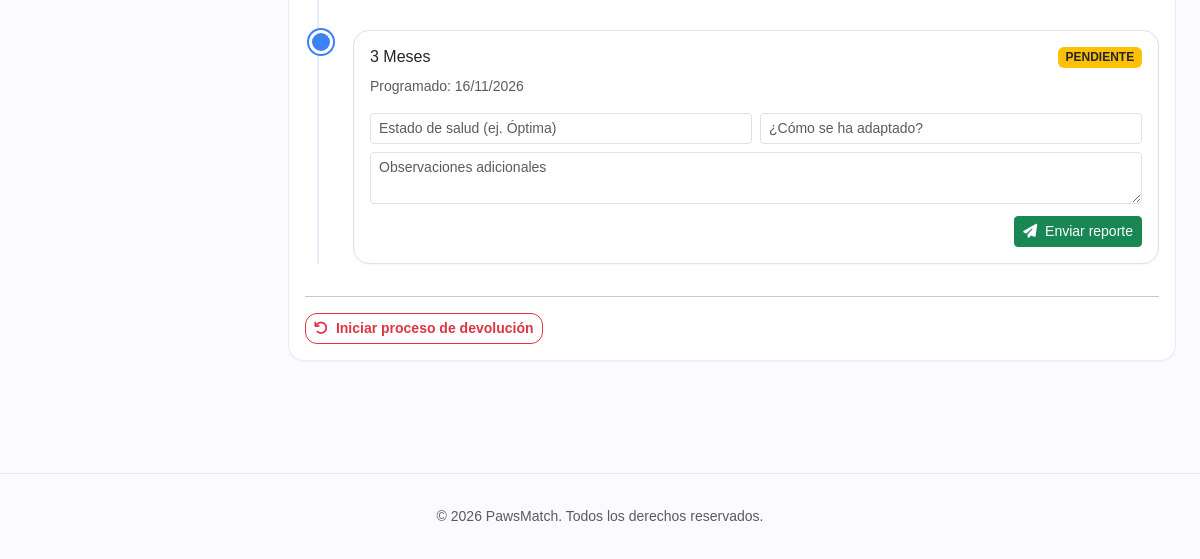
/seguimiento.php (signed in, lower part), run on an earlier commit of the app's database.
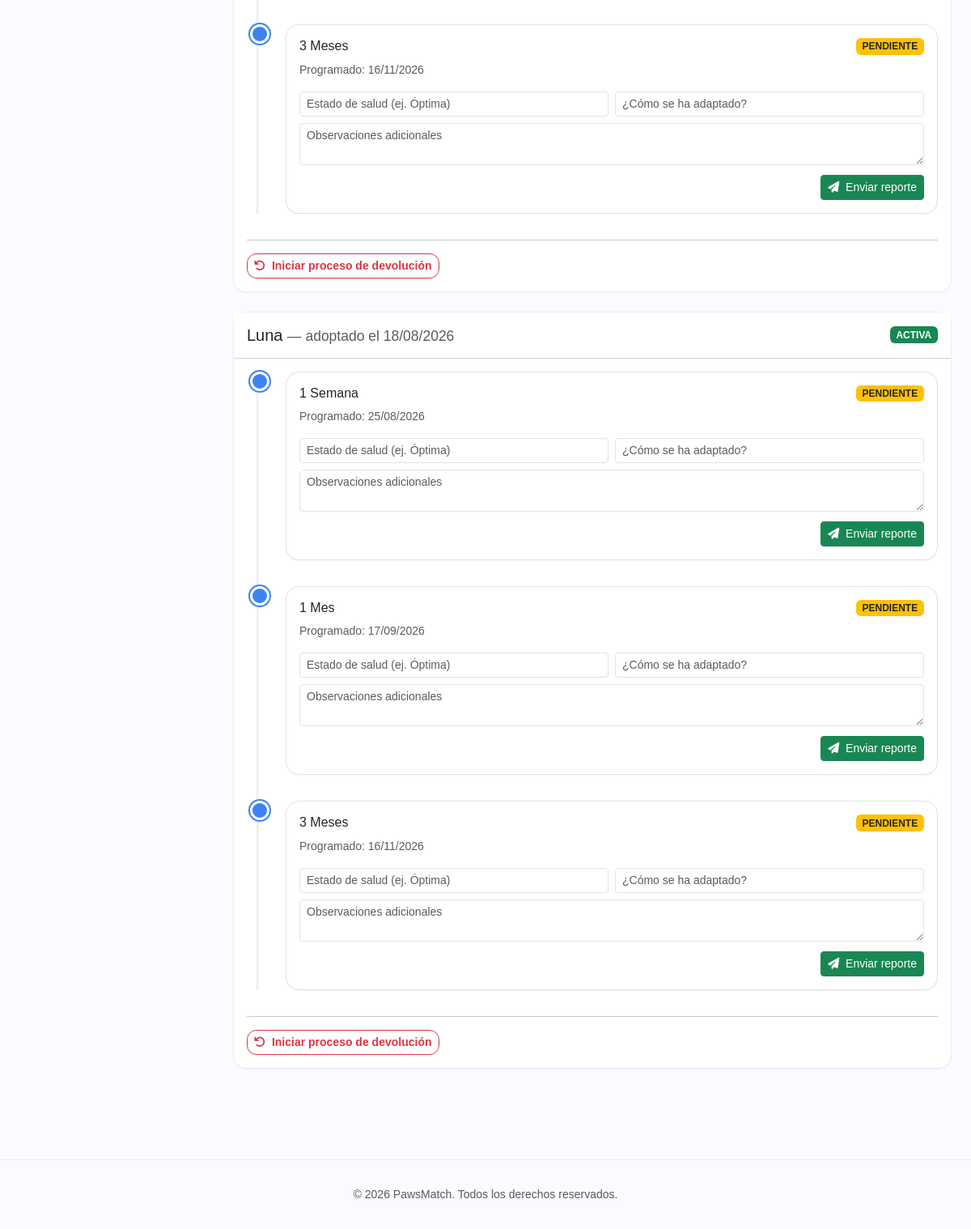
And on a later commit of the database.
### tables this page shows
CREATE TABLE `seguimientos` (
  `id_seguimiento` int NOT NULL AUTO_INCREMENT,
  `id_adopcion` int NOT NULL,
  `fecha_programada` date NOT NULL,
  `fecha_realizada` datetime DEFAULT NULL,
  `tipo` enum('SEMANA','MES','TRES_MESES','OTRO') NOT NULL,
  `estado` enum('PENDIENTE','COMPLETADO','VENCIDO') DEFAULT 'PENDIENTE',
  `estado_salud` varchar(150) DEFAULT NULL,
  `adaptacion` text,
  `observaciones` text,
  PRIMARY KEY (`id_seguimiento`),
  KEY `fk_seguimiento_adopcion` (`id_adopcion`),
  CONSTRAINT `fk_seguimiento_adopcion` FOREIGN KEY (`id_adopcion`) REFERENCES `adopciones` (`id_adopcion`)
);

CREATE TABLE `adopciones` (
  `id_adopcion` int NOT NULL AUTO_INCREMENT,
  `id_solicitud` int NOT NULL,
  `fecha_adopcion` date NOT NULL,
  `firma_aceptada` tinyint(1) DEFAULT '0',
  `ip_firma` varchar(45) DEFAULT NULL,
  `estado` enum('ACTIVA','FINALIZADA','DEVUELTA') DEFAULT 'ACTIVA',
  `observaciones` text,
  PRIMARY KEY (`id_adopcion`),
  KEY `fk_adopcion_solicitud` (`id_solicitud`),
  CONSTRAINT `fk_adopcion_solicitud` FOREIGN KEY (`id_solicitud`) REFERENCES `solicitudes` (`id_solicitud`)
);

CREATE TABLE `mascotas` (
  `id_mascota` int NOT NULL AUTO_INCREMENT,
  `id_refugio` int NOT NULL,
  `nombre` varchar(100) NOT NULL,
  `especie` varchar(50) NOT NULL,
  `raza` varchar(100) DEFAULT NULL,
  `edad` int DEFAULT NULL,
  `sexo` enum('MACHO','HEMBRA') DEFAULT NULL,
  `tamano` enum('PEQUENO','MEDIANO','GRANDE') DEFAULT NULL,
  `descripcion` text,
  `historia` text,
  `estado_salud` text,
  `vacunado` tinyint(1) DEFAULT '0',
  `esterilizado` tinyint(1) DEFAULT '0',
  `compatible_ninos` tinyint(1) DEFAULT '0',
  `compatible_animales` tinyint(1) DEFAULT '0',
  `nivel_energia` enum('BAJO','MEDIO','ALTO') DEFAULT NULL,
  `estado` enum('DISPONIBLE','EN_PROCESO','ADOPTADO','INACTIVO') DEFAULT 'DISPONIBLE',
  `foto` varchar(255) DEFAULT NULL,
  `fecha_registro` timestamp NULL DEFAULT CURRENT_TIMESTAMP,
  PRIMARY KEY (`id_mascota`),
  KEY `fk_mascota_refugio` (`id_refugio`),
  CONSTRAINT `fk_mascota_refugio` FOREIGN KEY (`id_refugio`) REFERENCES `refugios` (`id_refugio`)
);

### php/models/Adoptante.php (called while the page is built, shortened)
<?php
class Adoptante
{
    public static function obtenerConUsuario(PDO $conexion, int $idUsuario): ?array
    {
        $stmt = $conexion->prepare("
            SELECT
                u.id_usuario, u.nombre, u.apellidos, u.correo, u.telefono,
                a.id_adoptante, a.tipo_vivienda, a.tiene_patio, a.tiene_otros_animales,
                a.tiene_ninos, a.experiencia_mascotas, a.tiempo_disponible,
                a.preferencia_especie, a.preferencia_tamano
            FROM usuarios u
            LEFT JOIN adoptantes a ON u.id_usuario = a.id_usuario
            WHERE u.id_usuario = :id_usuario
            LIMIT 1
        ");
        $stmt->execute([":id_usuario" => $idUsuario]);
        return $stmt->fetch(PDO::FETCH_ASSOC) ?: null;
    }
}

### php/helpers.php (called while the page is built, shortened)
<?php
function obtenerAdoptanteSesion(PDO $conexion): array
{
    $adoptante = Adoptante::obtenerConUsuario($conexion, $_SESSION["id_usuario"]);
    return $adoptante;
}

### php/models/Adopcion.php (called while the page is built, shortened)
<?php
class Adopcion
{
    public static function listarPorAdoptante(PDO $conexion, int $idAdoptante): array
    {
        $stmt = $conexion->prepare("
            SELECT ad.id_adopcion, ad.fecha_adopcion, ad.estado AS estado_adopcion,
                   m.id_mascota, m.nombre AS mascota
            FROM adopciones ad
            INNER JOIN solicitudes sol ON ad.id_solicitud = sol.id_solicitud
            INNER JOIN mascotas m ON sol.id_mascota = m.id_mascota
            WHERE sol.id_adoptante = :id_adoptante
            ORDER BY ad.fecha_adopcion DESC
        ");
        $stmt->execute([":id_adoptante" => $idAdoptante]);
        return $stmt->fetchAll(PDO::FETCH_ASSOC);
    }
}

### php/models/Seguimiento.php (called while the page is built, shortened)
<?php
class Seguimiento
{
    public static function listarPorAdopciones(PDO $conexion, array $idsAdopciones): array
    {
        $placeholders = implode(",", array_fill(0, count($idsAdopciones), "?"));
        $stmt = $conexion->prepare("SELECT * FROM seguimientos WHERE id_adopcion IN ($placeholders) ORDER BY fecha_programada ASC");
        $stmt->execute($idsAdopciones);
        $agrupados = [];
        foreach ($stmt->fetchAll(PDO::FETCH_ASSOC) as $seg) {
            $agrupados[$seg["id_adopcion"]][] = $seg;
        }
        return $agrupados;
    }
}

### php/views/adoptante/seguimiento.php (the view, shortened to what the changed rows need)
<?php if (empty($adopciones)): ?>
    <div class="alert alert-info">
        <i class="fas fa-info-circle me-2"></i>
        Aún no tienes adopciones completadas. Cuando un refugio apruebe una de tus solicitudes,
        aquí podrás dar seguimiento al bienestar de tu mascota.
    </div>
<?php else: ?>
    <?php foreach ($adopciones as $adopcion): ?>
        <div class="card mb-4">
            <div class="card-header bg-white py-3 d-flex justify-content-between align-items-center">
                <h5 class="mb-0">
                    <?php echo htmlspecialchars($adopcion['mascota']); ?>
                    <small class="text-muted">— adoptado el <?php echo htmlspecialchars(date('d/m/Y', strtotime($adopcion['fecha_adopcion']))); ?></small>
                </h5>
                <span class="badge <?php echo $adopcion['estado_adopcion'] === 'ACTIVA' ? 'bg-success' : ($adopcion['estado_adopcion'] === 'DEVUELTA' ? 'bg-danger' : 'bg-secondary'); ?>">
                    <?php echo $adopcion['estado_adopcion']; ?>
                </span>
            </div>
            <div class="card-body">
                <?php $segs = $seguimientosPorAdopcion[$adopcion['id_adopcion']] ?? []; ?>
                <?php if (empty($segs)): ?>
                    <p class="text-muted mb-0">El refugio todavía no ha programado seguimientos para esta adopción.</p>
                <?php else: ?>
                    <ul class="timeline">
                        <?php foreach ($segs as $seg): ?>
                            <li class="timeline-item">
                                <div class="timeline-marker"></div>
                                <div class="card border p-3">
                                    <div class="d-flex justify-content-between align-items-start mb-2">
                                        <h6 class="mb-0"><?php echo $tiposSeguimiento[$seg['tipo']] ?? $seg['tipo']; ?></h6>
                                        <span class="badge <?php echo $seg['estado'] === 'COMPLETADO' ? 'bg-success' : ($seg['estado'] === 'VENCIDO' ? 'bg-danger' : 'bg-warning text-dark'); ?>">
                                            <?php echo $seg['estado']; ?>
                                        </span>
                                    </div>
                                    <p class="small text-muted mb-2">Programado: <?php echo htmlspecialchars(date('d/m/Y', strtotime($seg['fecha_programada']))); ?></p>
                                    <?php if ($seg['estado'] === 'COMPLETADO'): ?>
                                        <div class="row g-2 small text-muted mb-2">
                                            <div class="col-6"><i class="fas fa-notes-medical me-1"></i> Salud: <?php echo htmlspecialchars($seg['estado_salud'] ?: 'N/D'); ?></div>
                                        </div>
                                        <p class="mb-0"><?php echo htmlspecialchars($seg['adaptacion'] ?: ''); ?></p>
                                    <?php else: ?>
                                        <form action="php/completar_seguimiento.php" method="POST" class="mt-2">
                                            <div class="row g-2">
                                                <div class="col-md-6">
                                                    <input type="text" name="estado_salud" class="form-control form-control-sm" placeholder="Estado de salud (ej. Óptima)">
                                                </div>
                                                <div class="col-md-6">
                                                    <input type="text" name="adaptacion" class="form-control form-control-sm" placeholder="¿Cómo se ha adaptado?">
                                                </div>
                                                <div class="col-12">
                                                    <textarea name="observaciones" class="form-control form-control-sm" rows="2" placeholder="Observaciones adicionales"></textarea>
                                                </div>
                                                <div class="col-12 text-end">
                                                    <button type="submit" class="btn btn-sm btn-success mt-1">
                                                        <i class="fas fa-paper-plane me-1"></i> Enviar reporte
                                                    </button>
                                                </div>
                                            </div>
                                        </form>
                                    <?php endif; ?>
                                </div>
                            </li>
                        <?php endforeach; ?>
                    </ul>
                <?php endif; ?>
                <?php if ($adopcion['estado_adopcion'] === 'ACTIVA'): ?>
                    <hr>
                    <form action="php/solicitar_devolucion.php" method="POST" onsubmit="return confirm('¿Iniciar el proceso de devolución de esta mascota? Volverá a estar disponible para adopción.');">
                        <button type="submit" class="btn btn-sm btn-outline-danger">
                            <i class="fas fa-undo me-1"></i> Iniciar proceso de devolución
                        </button>
                    </form>
                <?php endif; ?>
            </div>
        </div>
    <?php endforeach; ?>
<?php endif; ?>

What changed in the data, as far as the page shows it:
added adopciones: mascotas.nombre "Luna", fecha_adopcion "18/08/2026", estado "ACTIVA"
added seguimientos: tipo "1 Semana", estado "PENDIENTE", fecha_programada "25/08/2026", shown under "Luna"
added seguimientos: tipo "1 Mes", estado "PENDIENTE", fecha_programada "17/09/2026", shown under "Luna"
added seguimientos: tipo "3 Meses", estado "PENDIENTE", fecha_programada "16/11/2026", shown under "Luna"
